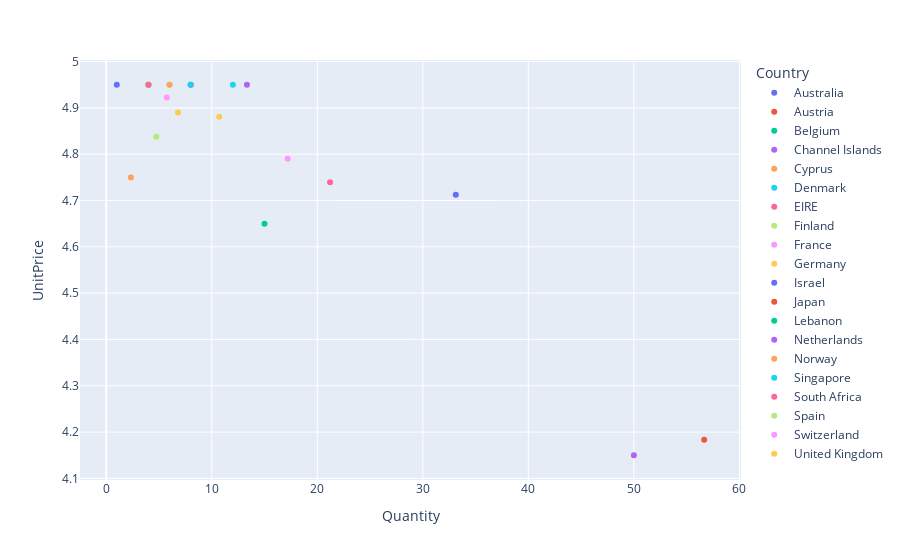

Here is the notebook cell this chart was saved with:
### Code cell
# Traces
traces = px.scatter(pb_country_qty_up, x='Quantity',y='UnitPrice', color='Country')

# Layout 
layout = go.Layout(width=700, height=600,
                   xaxis=go.layout.XAxis(title=go.layout.xaxis.Title(text='Average Quantity')),
                   yaxis=go.layout.YAxis(title=go.layout.yaxis.Title(text='Average Unit Price')),
                   title=go.layout.Title(text='Average Quantity VS Average Unit Price'));
# Plot
py.iplot(go.Figure(data=traces, layout=layout));

### Figure 1 — Plotly figure (JSON) as saved in the notebook; plotly's stock layout.template omitted (floating-point values rounded to 4 significant figures)
{"data": [{"hovertemplate": "Country=Australia<br>Quantity=%{x}<br>UnitPrice=%{y}<extra></extra>", "legendgroup": "Australia", "marker": {"color": "#636efa", "symbol": "circle"}, "mode": "markers", "name": "Australia", "orientation": "v", "showlegend": true, "type": "scatter", "x": [33.12], "xaxis": "x", "y": [4.713], "yaxis": "y"}, {"hovertemplate": "Country=Austria<br>Quantity=%{x}<br>UnitPrice=%{y}<extra></extra>", "legendgroup": "Austria", "marker": {"color": "#EF553B", "symbol": "circle"}, "mode": "markers", "name": "Austria", "orientation": "v", "showlegend": true, "type": "scatter", "x": [8], "xaxis": "x", "y": [4.95], "yaxis": "y"}, {"hovertemplate": "Country=Belgium<br>Quantity=%{x}<br>UnitPrice=%{y}<extra></extra>", "legendgroup": "Belgium", "marker": {"color": "#00cc96", "symbol": "circle"}, "mode": "markers", "name": "Belgium", "orientation": "v", "showlegend": true, "type": "scatter", "x": [4], "xaxis": "x", "y": [4.95], "yaxis": "y"}, {"hovertemplate": "Country=Channel Islands<br>Quantity=%{x}<br>UnitPrice=%{y}<extra></extra>", "legendgroup": "Channel Islands", "marker": {"color": "#ab63fa", "symbol": "circle"}, "mode": "markers", "name": "Channel Islands", "orientation": "v", "showlegend": true, "type": "scatter", "x": [13.33], "xaxis": "x", "y": [4.95], "yaxis": "y"}, {"hovertemplate": "Country=Cyprus<br>Quantity=%{x}<br>UnitPrice=%{y}<extra></extra>", "legendgroup": "Cyprus", "marker": {"color": "#FFA15A", "symbol": "circle"}, "mode": "markers", "name": "Cyprus", "orientation": "v", "showlegend": true, "type": "scatter", "x": [2.333], "xaxis": "x", "y": [4.75], "yaxis": "y"}, {"hovertemplate": "Country=Denmark<br>Quantity=%{x}<br>UnitPrice=%{y}<extra></extra>", "legendgroup": "Denmark", "marker": {"color": "#19d3f3", "symbol": "circle"}, "mode": "markers", "name": "Denmark", "orientation": "v", "showlegend": true, "type": "scatter", "x": [12], "xaxis": "x", "y": [4.95], "yaxis": "y"}, {"hovertemplate": "Country=EIRE<br>Quantity=%{x}<br>UnitPrice=%{y}<extra></extra>", "legendgroup": "EIRE", "marker": {"color": "#FF6692", "symbol": "circle"}, "mode": "markers", "name": "EIRE", "orientation": "v", "showlegend": true, "type": "scatter", "x": [21.21], "xaxis": "x", "y": [4.739], "yaxis": "y"}, {"hovertemplate": "Country=Finland<br>Quantity=%{x}<br>UnitPrice=%{y}<extra></extra>", "legendgroup": "Finland", "marker": {"color": "#B6E880", "symbol": "circle"}, "mode": "markers", "name": "Finland", "orientation": "v", "showlegend": true, "type": "scatter", "x": [6], "xaxis": "x", "y": [4.95], "yaxis": "y"}, {"hovertemplate": "Country=France<br>Quantity=%{x}<br>UnitPrice=%{y}<extra></extra>", "legendgroup": "France", "marker": {"color": "#FF97FF", "symbol": "circle"}, "mode": "markers", "name": "France", "orientation": "v", "showlegend": true, "type": "scatter", "x": [5.727], "xaxis": "x", "y": [4.923], "yaxis": "y"}, {"hovertemplate": "Country=Germany<br>Quantity=%{x}<br>UnitPrice=%{y}<extra></extra>", "legendgroup": "Germany", "marker": {"color": "#FECB52", "symbol": "circle"}, "mode": "markers", "name": "Germany", "orientation": "v", "showlegend": true, "type": "scatter", "x": [6.8], "xaxis": "x", "y": [4.89], "yaxis": "y"}, {"hovertemplate": "Country=Israel<br>Quantity=%{x}<br>UnitPrice=%{y}<extra></extra>", "legendgroup": "Israel", "marker": {"color": "#636efa", "symbol": "circle"}, "mode": "markers", "name": "Israel", "orientation": "v", "showlegend": true, "type": "scatter", "x": [1], "xaxis": "x", "y": [4.95], "yaxis": "y"}, {"hovertemplate": "Country=Japan<br>Quantity=%{x}<br>UnitPrice=%{y}<extra></extra>", "legendgroup": "Japan", "marker": {"color": "#EF553B", "symbol": "circle"}, "mode": "markers", "name": "Japan", "orientation": "v", "showlegend": true, "type": "scatter", "x": [56.67], "xaxis": "x", "y": [4.183], "yaxis": "y"}, {"hovertemplate": "Country=Lebanon<br>Quantity=%{x}<br>UnitPrice=%{y}<extra></extra>", "legendgroup": "Lebanon", "marker": {"color": "#00cc96", "symbol": "circle"}, "mode": "markers", "name": "Lebanon", "orientation": "v", "showlegend": true, "type": "scatter", "x": [15], "xaxis": "x", "y": [4.65], "yaxis": "y"}, {"hovertemplate": "Country=Netherlands<br>Quantity=%{x}<br>UnitPrice=%{y}<extra></extra>", "legendgroup": "Netherlands", "marker": {"color": "#ab63fa", "symbol": "circle"}, "mode": "markers", "name": "Netherlands", "orientation": "v", "showlegend": true, "type": "scatter", "x": [50], "xaxis": "x", "y": [4.15], "yaxis": "y"}, {"hovertemplate": "Country=Norway<br>Quantity=%{x}<br>UnitPrice=%{y}<extra></extra>", "legendgroup": "Norway", "marker": {"color": "#FFA15A", "symbol": "circle"}, "mode": "markers", "name": "Norway", "orientation": "v", "showlegend": true, "type": "scatter", "x": [6], "xaxis": "x", "y": [4.95], "yaxis": "y"}, {"hovertemplate": "Country=Singapore<br>Quantity=%{x}<br>UnitPrice=%{y}<extra></extra>", "legendgroup": "Singapore", "marker": {"color": "#19d3f3", "symbol": "circle"}, "mode": "markers", "name": "Singapore", "orientation": "v", "showlegend": true, "type": "scatter", "x": [8], "xaxis": "x", "y": [4.95], "yaxis": "y"}, {"hovertemplate": "Country=South Africa<br>Quantity=%{x}<br>UnitPrice=%{y}<extra></extra>", "legendgroup": "South Africa", "marker": {"color": "#FF6692", "symbol": "circle"}, "mode": "markers", "name": "South Africa", "orientation": "v", "showlegend": true, "type": "scatter", "x": [4], "xaxis": "x", "y": [4.95], "yaxis": "y"}, {"hovertemplate": "Country=Spain<br>Quantity=%{x}<br>UnitPrice=%{y}<extra></extra>", "legendgroup": "Spain", "marker": {"color": "#B6E880", "symbol": "circle"}, "mode": "markers", "name": "Spain", "orientation": "v", "showlegend": true, "type": "scatter", "x": [4.75], "xaxis": "x", "y": [4.838], "yaxis": "y"}, {"hovertemplate": "Country=Switzerland<br>Quantity=%{x}<br>UnitPrice=%{y}<extra></extra>", "legendgroup": "Switzerland", "marker": {"color": "#FF97FF", "symbol": "circle"}, "mode": "markers", "name": "Switzerland", "orientation": "v", "showlegend": true, "type": "scatter", "x": [17.2], "xaxis": "x", "y": [4.79], "yaxis": "y"}, {"hovertemplate": "Country=United Kingdom<br>Quantity=%{x}<br>UnitPrice=%{y}<extra></extra>", "legendgroup": "United Kingdom", "marker": {"color": "#FECB52", "symbol": "circle"}, "mode": "markers", "name": "United Kingdom", "orientation": "v", "showlegend": true, "type": "scatter", "x": [10.71], "xaxis": "x", "y": [4.881], "yaxis": "y"}], "layout": {"legend": {"title": {"text": "Country"}, "tracegroupgap": 0}, "margin": {"t": 60}, "xaxis": {"anchor": "y", "domain": [0, 1], "title": {"text": "Quantity"}}, "yaxis": {"anchor": "x", "domain": [0, 1], "title": {"text": "UnitPrice"}}}}
